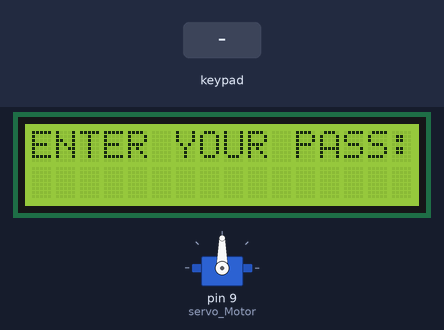
Recording of a sketch running on a simulated Arduino Mega 2560, built with avr-gcc and run on an emulated ATmega2560. Shown: 16×2 character LCD, servo. Inputs (shaded band) come from the test bench.

Above: at 1.2 s.
1.3 s: keypad keys 5 4 3 2 * pressed 0.4 s apart
At 3.5 s:
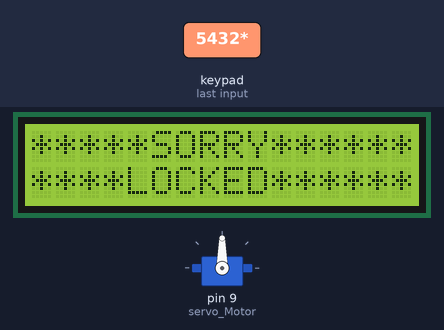
4.8 s: key '0' pressed
At 5.7 s:
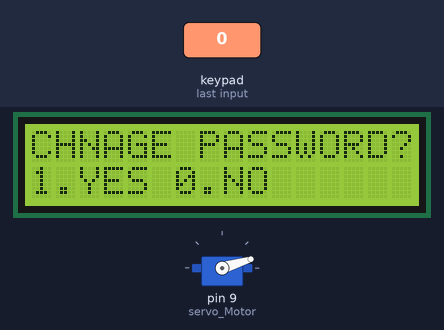
6.3 s: keypad keys 1 3 9 7 # pressed 0.4 s apart
At 9.2 s:
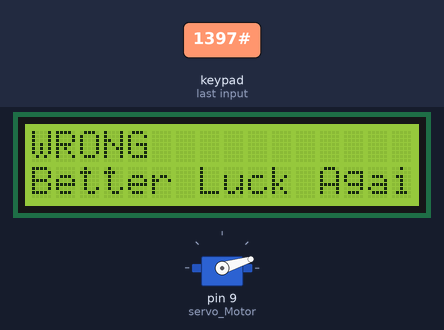
9.8 s: key '1' pressed
At 10.3 s:
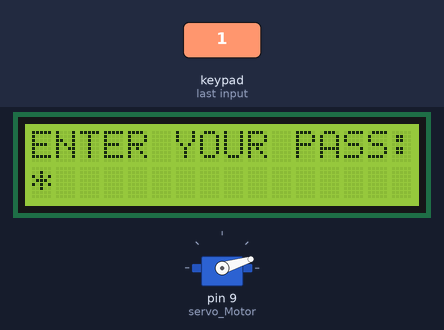
11.3 s: key '2' pressed
At 11.8 s:
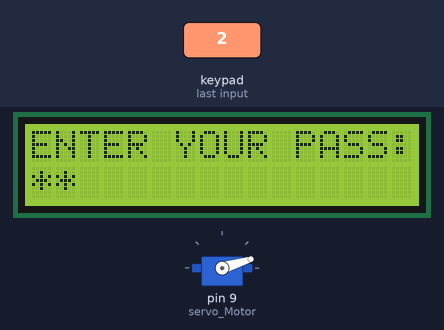
12.8 s: keypad keys 5 4 3 2 pressed 0.4 s apart
At 13.0 s:
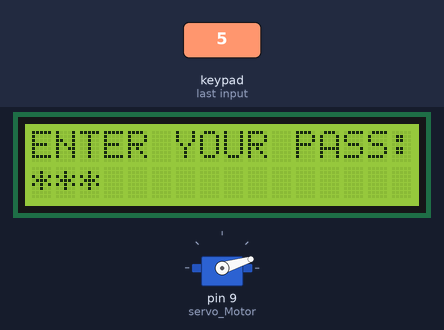
Timing chart, 0 to 15.8 s (numbered marks = the images above; inputs shaded):
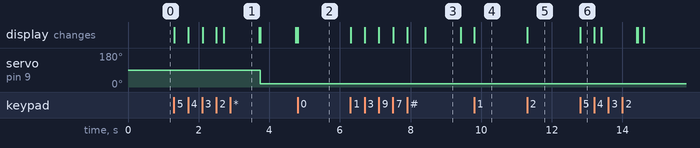

The sketch:

_EEPROM_password_Confirmation_updated___addedOPtion_modified.ino
```cpp
#include <Keypad.h>
#include<LiquidCrystal.h>
#include<EEPROM.h>
#include <Servo.h>


Servo servo_Motor;
int redPin = A2;
int greenPin = A1;

uint8_t trial = 0;


LiquidCrystal lcd(30, 31,10,11,12,13);

char password[4];
char pass[4],pass1[4];
char ckpass[4];  //for checking purpose

int i=0;

char customKey;
const byte ROWS = 4;
const byte COLS = 3;

char hexaKeys[ROWS][COLS] = {
{'1','2','3'},
{'4','5','6'},
{'7','8','9'},
{'*','0','#'}
};

byte rowPins[ROWS] = { 5,4,3,2 };
byte colPins[COLS] = { 8,7,6 };

Keypad customKeypad = Keypad( makeKeymap(hexaKeys), rowPins, colPins, ROWS, COLS);

void setup()
{
  lcd.begin(16,2);
  //pinMode(redPin, OUTPUT);
  //pinMode(greenPin, OUTPUT);
  servo_Motor.attach(9);
  lcd.setCursor(0,1);
  lcd.clear();
  lcd.print("ENTER YOUR PASS:");
  lcd.setCursor(0,1);
  /*for(int j=0;j<4;j++)
  EEPROM.write(j, j+49);
  for(int j=0;j<4;j++)
  pass[j]=EEPROM.read(j);*/

}

void loop()
{

  customKey = customKeypad.getKey();
  if(customKey=='0')
  {
    lcd.clear();
    lcd.setCursor(0,0);
    lcd.print("CHNAGE PASSWORD?");
    lcd.setCursor(0,1);
    lcd.print("1.YES 0.NO");
    while(1){
    customKey = customKeypad.getKey();
    if(customKey){
      if(customKey=='1'){
        change();
        break;
      }
     if(customKey=='0'){
      routine();
      break;
      }
      }
      }


  }
  if(customKey=='*')
  {
    lockdoor();
  }
  /*  for showing password
  if(customKey=='#')
  {
   for(i=0;i<4;i++){
       lcd.setCursor(i,1);
       char d = EEPROM.read(i);
       lcd.print(d);
    }
     i=0;
   }
   */

  if (customKey)
  {
     password[i++]=customKey;
     lcd.print("*");
  if(i==4){
  i=0;
  checkpassword();
  }
  }


}
void change()
{
    //load the existing password for checking purpose
    for(int j=0;j<4;j++)
    pass[j]=EEPROM.read(j);
  int j=0;
  lcd.clear();
  lcd.print("CURRENT PASSWORD");
  lcd.setCursor(0,1);
  while(j<4)
  {
    char key=customKeypad.getKey();
    if(key)
    {
      pass1[j++]=key;
      lcd.print("*");
    }
    key=0;
  }
  delay(500);

  if((strncmp(pass1, pass, 4)))
  {
    lcd.clear();
    lcd.print("WRONG");
    lcd.setCursor(0,1);
    lcd.print("Better Luck Again");
    trial++;
    if (trial == 3){
      delay(5 * 60 * 1000);
      trial = 0;
    }
    delay(1000);
  }
  else  //Change password
  {
    j=0;

  lcd.clear();
  lcd.print("ENTER NEW:");
  lcd.setCursor(0,1);
  while(j<4)
  {
    char key=customKeypad.getKey();
    if(key)
    {
      pass[j]=key;
      lcd.print("*");
      //EEPROM.write(j,key);
      j++;
    }
  }
  int f=1;
  while(f!=0){
  //Now confirming the given password
  j=0;
  lcd.clear();
  lcd.print("CONFIRM PASSWORD");
  lcd.setCursor(0,1);
  while(j<4)
  {
    char key=customKeypad.getKey();
    if(key)
    {
      ckpass[j]=key;
      lcd.print("*");
      //EEPROM.write(j,key);
      j++;
    }
  }
  j=0;
  if(!(strncmp(pass, ckpass,4))){   //confirming and saving
     while(j<4){
      EEPROM.write(j,pass[j]);
      j++;
      }
  lcd.setCursor(0,1);
  lcd.print("DONE......");
  delay(1000);
       f=0;
    }
    else{
      f=1;
      lcd.clear();
      lcd.setCursor(0,0);
      lcd.print("PASS DONT MATCH");
      lcd.setCursor(0,1);
      lcd.print("PLZ TRY AGAIN");
      delay(2000);
      }
    }

  }
  lcd.clear();
  lcd.print("ENTER YOUR PASS:");
  lcd.setCursor(0,1);
  customKey=0;
}
 void lockdoor() {
      servo_Motor.write(17);
      digitalWrite(redPin,HIGH);
      lcd.clear();
      lcd.setCursor(0, 0);
      lcd.print("****DOOR****");
      lcd.setCursor(0, 1);
      lcd.print("****LOCKED****");
      delay(1000);
      lcd.clear();
      lcd.setCursor(0, 0);
      lcd.print("ENTER YOUR PASS:");
      lcd.setCursor(0,1);
      customKey=0;
  }

 void checkpassword() {
    delay(200);
    for(int j=0;j<4;j++)
    pass[j]=EEPROM.read(j);
    if(!(strncmp(password, pass,4)))
    {
      digitalWrite(redPin, LOW);
      digitalWrite(greenPin, HIGH);
      servo_Motor.write(93);
      Serial.println("ACCESS GRANTED");
      lcd.setCursor(0, 0);
      lcd.print("****WELLCOME****");
      lcd.setCursor(0, 1);
      lcd.print("*ACCESS GRANTED*");
      lcd.clear();
      lcd.setCursor(0, 0);
      lcd.print("DOOR IS UNLOCKED");
      i=0;
    }
    else
    {
      digitalWrite(redPin, HIGH);
      digitalWrite(greenPin, LOW);
      Serial.println("LOCKED");
      lcd.setCursor(0, 0);
      lcd.print("*****SORRY******");
      lcd.setCursor(0, 1);
      lcd.print("****LOCKED******");
      i=0;
      delay(1000);
      lcd.clear();
      lcd.setCursor(0, 0);
      lcd.print("ENTER YOUR PASS:");
      lcd.setCursor(0,1);
     customKey=0;
    }
  }


void routine(){
  lcd.clear();
  lcd.print("ENTER YOUR PASS:");
  lcd.setCursor(0,1);
  customKey=0;
  }
```

Measured:
- after the input at 1.3 s, servo on pin 9 (servo_Motor): 90° → 17° after 2.4 s; the display: first changes at once (image 1 shows a later state)
- after the input at 4.8 s, the display: changes at once (image 2)
- after the input at 6.3 s, the display: first changes at once (image 3 shows a later state)
- after the input at 9.8 s, the display: changes at once (image 4)
- after the input at 11.3 s, the display: changes at once (image 5)
- after the input at 12.8 s, the display: changes at once (image 6)
- what the display in image 3 shows lasts 1.0 s, from 8.4 s to 9.4 s
